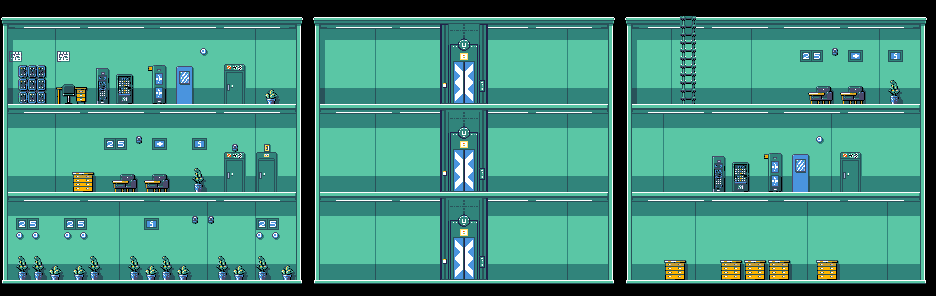

Rendered tile map (Tiled .tmx) drawn with the repository's tilesets; below, a short description and the map source with its tile grids summarised:
An orthogonal 117x37 tile map with 8x8 px tiles, 3 tile layers (background, foreground, objects).

<map version="1.10" tiledversion="1.11.0" orientation="orthogonal" renderorder="right-down" width="117" height="37" tilewidth="8" tileheight="8" infinite="0" nextlayerid="4" nextobjectid="1">
 <tileset firstgid="1" source="officegreen.tiles.tsx" />
 <layer id="1" name="background" width="117" height="37">
  <data>[4329 cells, 4218 non-empty, 1 distinct tile ids]</data>
 </layer>
 <layer id="2" name="foreground" width="117" height="37">
  <data>[4329 cells, 3876 non-empty, 29 distinct tile ids]</data>
 </layer>
 <layer id="3" name="objects" width="117" height="37">
  <data>[4329 cells, 630 non-empty, 196 distinct tile ids]</data>
 </layer>
</map>
